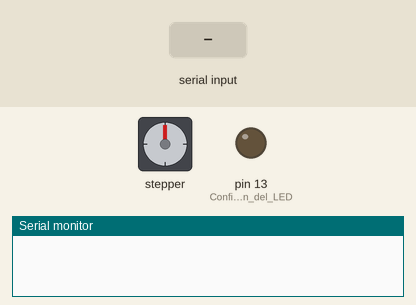
Bench run of a sketch on a simulated Arduino Uno, built with avr-gcc and run on an emulated ATmega328P. On the bench: stepper motor, output pins drawn as LEDs (lit = HIGH), the last lines printed to the serial monitor. Wiring (inferred from the names in the program): stepper motor driver (200 steps per turn assumed): step pin 2; direction pin 3; enable pin 4. Inputs (shaded band) come from the test bench. Pins used as bus, display or sensor lines are not drawn.

Above: at 1.2 s.
1.3 s: "200\n" received over Serial
At 1.45 s:
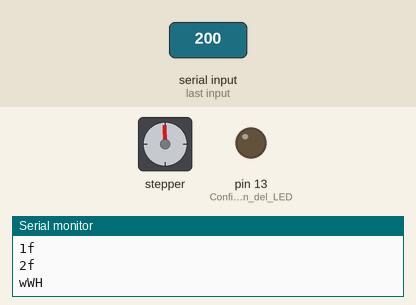
3.2 s: "90,45\n" received over Serial
At 4.5 s:
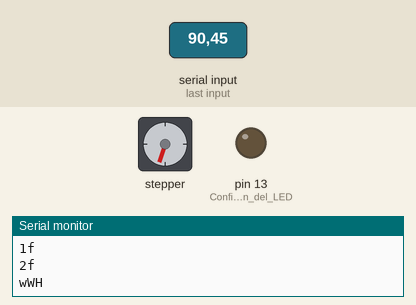
4.8 s: "30,150\n" received over Serial
At 6.0 s:
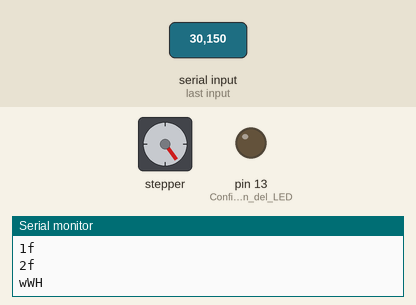
6.3 s: "5\n" received over Serial
At 7.5 s:
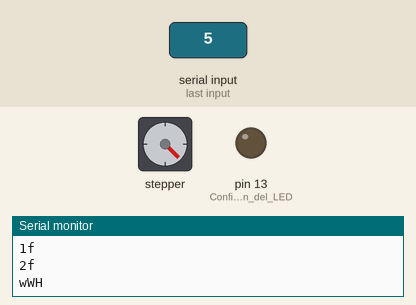
7.8 s: "90\n" received over Serial
At 9.1 s:
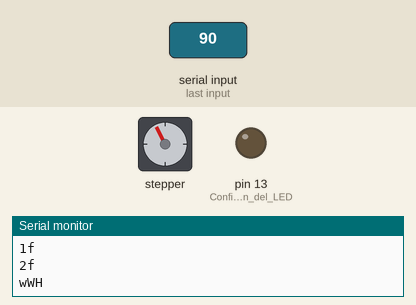
9.4 s: "90,45\n" received over Serial
At 10.5 s:
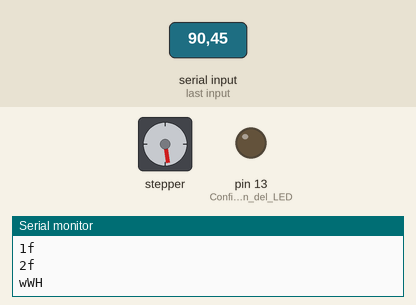
Timing chart, 0 to 12.0 s (numbered marks = the images above; inputs shaded):
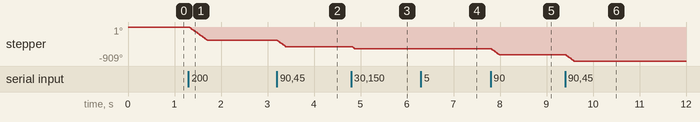

Measured:
- after the input at 1.3 s, stepper: turns 360° counter-clockwise in 0.40 s, starting at once
- after the input at 3.2 s, stepper: turns 162° counter-clockwise in 0.18 s, starting at once
- after the input at 4.8 s, stepper: turns 54° counter-clockwise, starting at once
- after the input at 6.3 s, stepper: goes -577° 0.01 s, then -585°, starting at once
- after the input at 7.8 s, stepper: turns 162° counter-clockwise in 0.18 s, starting at once
- after the input at 9.4 s, stepper: turns 162° counter-clockwise in 0.18 s, starting at once

The sketch:

arduino.ino
```cpp
bool boolPull;
bool boolVar2;
String var1;
String pull;
String var2;
String var4;

void setup() {
  Serial.begin(9600); // Inicia la comunicación serial a 9600 bps
  pinMode(LED_BUILTIN, OUTPUT); // Configura el pin del LED interno como salida
  pinMode(4, OUTPUT); // ena
  pinMode(2, OUTPUT); // pull
  pinMode(3, OUTPUT); // dir
  digitalWrite(1, LOW);
  digitalWrite(2, LOW);
  digitalWrite(3, LOW);
}

void loop() {
  if (Serial.available() > 0) {
    String received = Serial.readStringUntil('\n'); // Lee la cadena hasta el salto de línea
    received.trim(); // Elimina espacios en blanco iniciales y finales

    // Divide la cadena en partes
    int commaIndex1 = received.indexOf(',');
    int commaIndex2 = received.indexOf(',', commaIndex1 + 1);
    int commaIndex3 = received.indexOf(',', commaIndex2 + 1);


//    if (commaIndex1 > 0 && commaIndex2 > commaIndex1) {
       var1 = received.substring(0, commaIndex1);
       var2 = received.substring(commaIndex1 + 1, commaIndex2);
       var4 = received.substring(commaIndex2 + 1);
       int var4Int = var4.toInt();

      Serial.println(var1);
      Serial.println(var2);
      Serial.println(var4);

      boolVar2 = (var2 == "true");

      // ENA
      if (var1 == "true") {
        digitalWrite(4, HIGH); // Enciende el LED
         Serial.println("1t");
      } else {
        digitalWrite(4, LOW); // Apaga el LED
         Serial.println("1f");
      }

      // DIR
      if (boolVar2) {
        // Acción cuando var2 es true
         digitalWrite(3, HIGH);
         Serial.println("2t");
      } else {
        // Acción cuando var2 es false
        digitalWrite(3, LOW);
        Serial.println("2f");
      }


      if (var4Int != 0 ) {
        int currentSteps = 0;
        Serial.println("wWH");
        while(currentSteps < var4Int){
          currentSteps = currentSteps +1;
          digitalWrite(2, HIGH);
          delay(1);
          digitalWrite(2, LOW);
          delay(1);
          }

      } else {
        Serial.println(">10");
      }
  }
}
```
